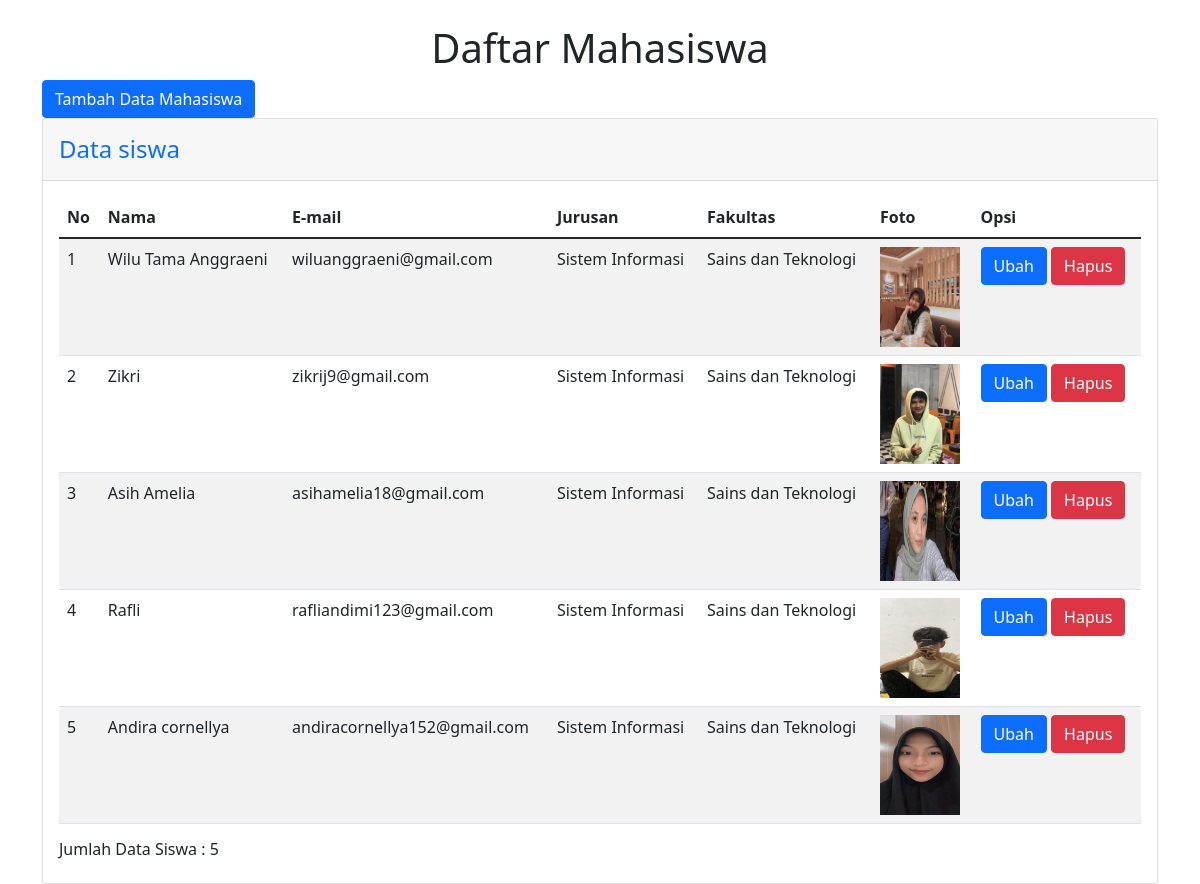
Screenshot of /z/index2.php with the database file from the repository.
### tables this page shows
CREATE TABLE `jj` (
  `nim` int(11) NOT NULL,
  `nama` varchar(50) NOT NULL,
  `email` varchar(50) NOT NULL,
  `jurusan` varchar(50) NOT NULL,
  `fakultas` varchar(50) NOT NULL,
  `foto` text NOT NULL
);

### z/index2.php (the view, shortened to what this page needs)
<?php
require 'koneksi.php';
?>
<!DOCTYPE html>
<html lang="en">
<head>
    <link href="https://cdn.jsdelivr.net/npm/bootstrap@5.1.3/dist/css/bootstrap.min.css" rel="stylesheet">
</head>
<body>
    <div class="container-sm">
        <br>
        <h1 class="text-center">
            Daftar Mahasiswa
        </h1>
        <div class="col text-start">
            <a class="btn btn-primary" href="tambah_siswa.php">Tambah Data Mahasiswa</a>
        </div>
        <div class="card">
            <div class="card-header py-3">
                <h4 class="m-0 font-weight-bold text-primary">Data siswa</h4>
            </div>
            <div class="card-body">
                <table class="table table-striped">
                    <thead>
                        <tr>
                            <th scope="col">No</th>
                            <th scope="col">Nama</th>
                            <th scope="col">E-mail</th>
                            <th scope="col">Jurusan</th>
                            <th scope="col">Fakultas</th>
                            <th scope="col">Foto</th>
                            <th scope="col">Opsi</th>
                        </tr>
                    </thead>
                    <tbody>
                        <?php
                        $query = mysqli_query($koneksi,"SELECT * FROM jj");
                        $no = 1;
                        $count = mysqli_num_rows($query);
                        while ($data = mysqli_fetch_assoc($query))
                        {
                            $nim = $data['nim'];
                            $nama = $data['nama'];
                            $email = $data['email'];
                            $jurusan = $data['jurusan'];
                            $fakultas = $data['fakultas'];
                        ?>
                        <tr>
                            <td><?= $no++ ?></td>
                            <td><?= $nama ?></td>
                            <td><?= $email ?></td>
                            <td><?= $jurusan ?></td>
                            <td><?= $fakultas ?></td>
                            <td>
                            <?php
							if ($data['foto'] == "") { ?>
								<img src="https://via.placeholder.com/500x500.png?text=PAS+FOTO+SISWA" style="width:80px;height:100px;">
							<?php }else{ ?>
								<img src="foto/<?php echo $data['foto']; ?>" style="width:80px;height:100px;">
							<?php } ?>
                            </td>
                            <td>
                                <form method="Post">
                                    <a class="btn btn-primary" href="update_siswa.php?nim=<?= $nim ?>">Ubah</a>
                                    <button name="delete-siswa" class="btn btn-danger">Hapus</button>
                                </form>
                            </td>
                        </tr>
                        <?php
                        }
                        ?>
                    </tbody>
                </table>
                <h6>Jumlah Data Siswa : <?php echo $count; ?></h6>
            </div>
        </div>
    </div>
</body>
</html>

### rows the page displays
jj: nama "Wilu Tama Anggraeni", email "wiluanggraeni@gmail.com", jurusan "Sistem Informasi", fakultas "Sains dan Teknologi", foto (picture)
jj: nama "Zikri", email "zikrij9@gmail.com", jurusan "Sistem Informasi", fakultas "Sains dan Teknologi", foto (picture)
jj: nama "Asih Amelia", email "asihamelia18@gmail.com", jurusan "Sistem Informasi", fakultas "Sains dan Teknologi", foto (picture)
jj: nama "Rafli", email "rafliandimi123@gmail.com", jurusan "Sistem Informasi", fakultas "Sains dan Teknologi", foto (picture)
jj: nama "Andira cornellya", email "andiracornellya152@gmail.com", jurusan "Sistem Informasi", fakultas "Sains dan Teknologi", foto (picture)

### other values shown
$count "5"
